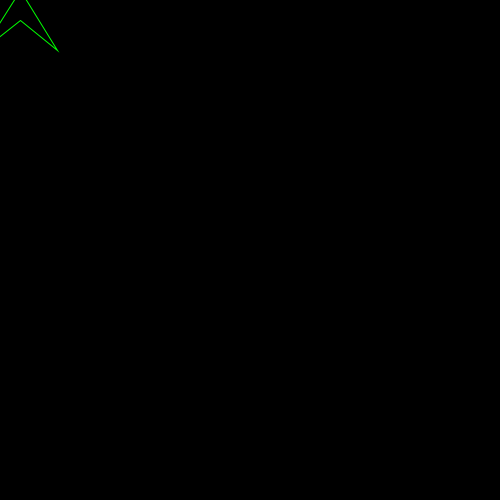
Frame 1 (no input)
Frame 60 (the mouse pressed at the canvas centre just before this capture): identical to frame 1, image omitted
Frame 120 (the mouse held since frame 60 and released just before this capture): identical to frame 1, image omitted

The Processing sketch that drew this single still picture (run headless with seeded random() and noise(); from frame 60 on, the mouse is pressed at the canvas centre):

// Processing sketch: Lab14_Pt_1_pde
// ── Lab14_Pt_1_pde.pde
StarfleetBadge sfb;

void setup()
{
  size(500, 500);
  noFill();
  stroke(0, 255, 0);
  sfb = new StarfleetBadge();
}

void draw()
{
  background(0);
  sfb.render();
  sfb.update();
}

class StarfleetBadge
{
  float sWidth = 75, sHeight = 60;
  PVector pos = new PVector();
  float theta = 1, speed = 20;
  PVector forward = new PVector();
  
  StarfleetBadge()
  {
    pos.x = 20;
    pos.y = 20;
    
    forward = new PVector(0, 1);
    //theta = forward;
  }
  
  void update()
  {    
    //forward.x = sin(theta) * speed;
    //forward.y = -cos(theta) * speed; 
    
    if(keyPressed)
    {
      if(keyCode == LEFT)
      {
        //theta += 0.1;
      }
      else if(keyCode == RIGHT)
      {
        //theta -= 0.1;
      }
      else if(keyCode == UP)
      {
        pos.add(forward);
      }
      else if (keyCode == DOWN)
      {
        pos.sub(forward);
      }
    }    
  }
  
  void render()
  {
    pushMatrix();
    
    translate(pos.x, pos.y);
    //rotate(theta);
    
    beginShape();    
    vertex(0, 0);
    vertex(-sWidth * 0.5f, sHeight * 0.5f);
    vertex(0, -sHeight * 0.5f);
    vertex(sWidth * 0.5f, sHeight * 0.5f);
    vertex(0, 0);
    endShape();
    
    popMatrix();
  }
}

class PointyCircle
{
  
  PointyCircle()
  {
    
  }
}
